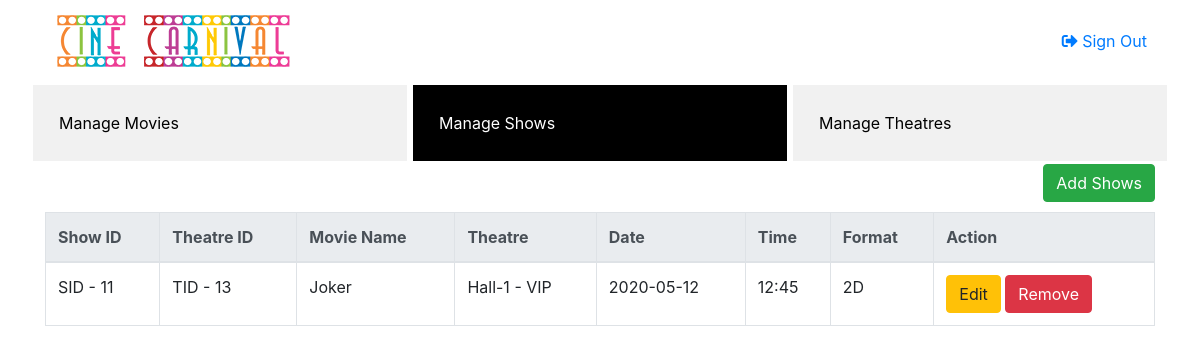
The page /PHP/Dash/show/index.php on the database as committed earlier.
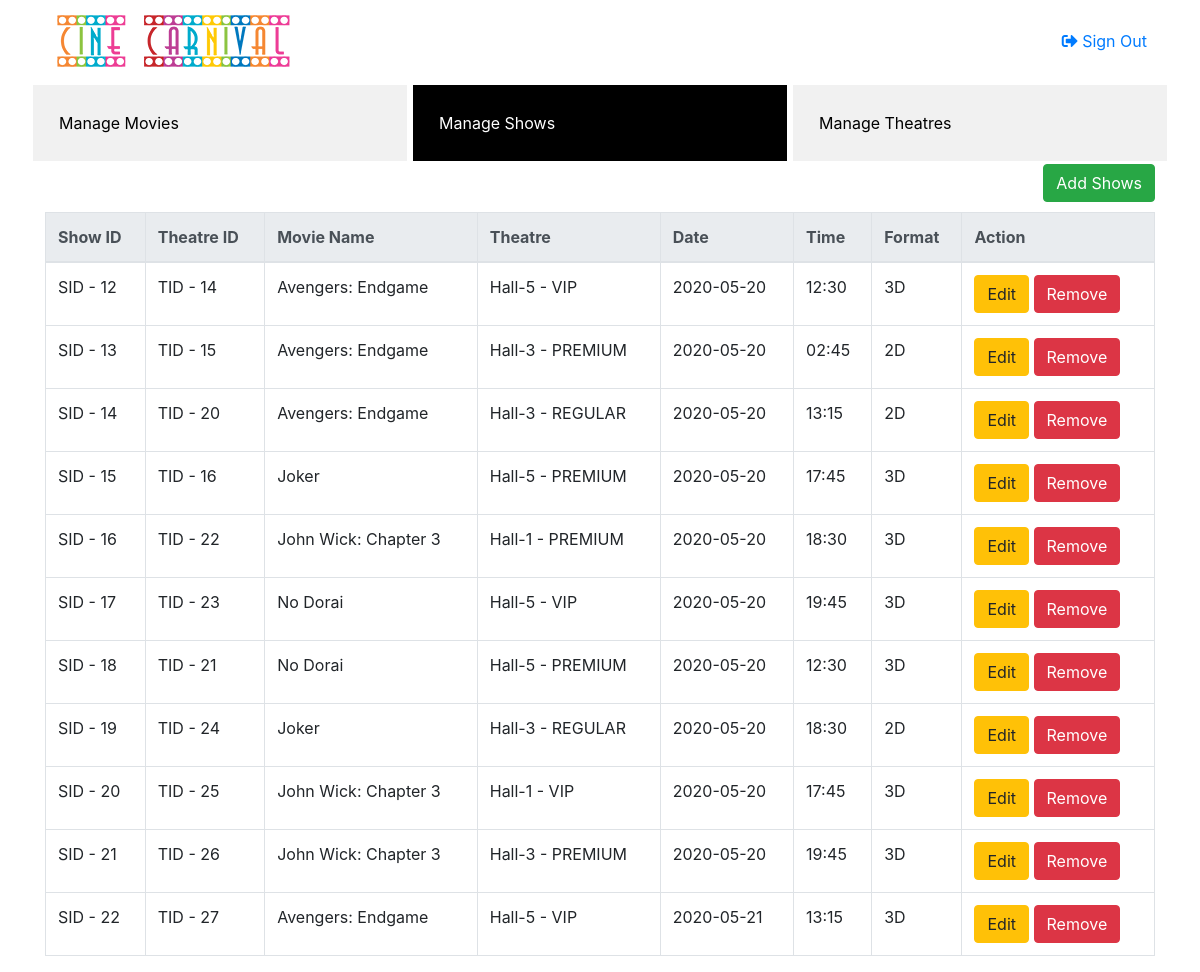
The same page on the database as committed later.
### tables this page shows
CREATE TABLE `shows` (
  `s_id` int(6) NOT NULL,
  `movie_id` int(11) NOT NULL,
  `theatre_id` int(11) NOT NULL,
  `show_date` date NOT NULL,
  `show_time` time NOT NULL,
  `show_status` varchar(20) NOT NULL,
  `show_type` varchar(20) NOT NULL
);

CREATE TABLE `theatre` (
  `theatre_id` int(6) NOT NULL,
  `s_id` int(4) DEFAULT NULL,
  `theatre_name` varchar(30) NOT NULL,
  `total_seat` int(2) NOT NULL DEFAULT 50,
  `available_seat` int(2) NOT NULL DEFAULT 50,
  `sold_seat` int(2) DEFAULT 0,
  `theatre_type` varchar(20) NOT NULL
);

CREATE TABLE `movie` (
  `mv_id` int(11) NOT NULL,
  `name` varchar(50) NOT NULL,
  `cast` varchar(150) NOT NULL,
  `director` varchar(30) NOT NULL,
  `release_date` date NOT NULL,
  `genre` varchar(50) NOT NULL,
  `trailer_link` varchar(300) DEFAULT 'No trailer currently',
  `cover_pic` varchar(300) NOT NULL,
  `runtime` time NOT NULL,
  `plot` varchar(1500) DEFAULT 'No plot currently...',
  `language` varchar(10) DEFAULT 'English',
  `format` varchar(2) DEFAULT '2D',
  `status` varchar(20) NOT NULL
);

### PHP/Dash/show/index.php (the view, shortened to what this page needs)
<!DOCTYPE html>
<html lang="en">
	<head>
		<link rel="stylesheet" href="https://maxcdn.bootstrapcdn.com/bootstrap/4.4.1/css/bootstrap.min.css">
		<link rel="stylesheet" type="text/css" href="style.css">
		<link rel="stylesheet" href="https://cdnjs.cloudflare.com/ajax/libs/font-awesome/5.13.0/css/all.min.css">
	</head>
<body>
<header>
	<div class="d-flex flex-row flex-nowrap sm-flex-wrap  header-section container">
		<div class="p-2 mr-2">
			<a href="#"><img src="CineCarnival.png" alt="No Image..."></a>
		</div>
		<div class="p-2 align-self-center d-sm-none d-md-block d-none d-sm-block mr-0 pr-0">
		</div>
		<div class="p-2 align-self-center  mr-auto d-sm-none d-md-block d-none d-sm-block ml-0 pl-0">
		</div>
		<div class="p-2 align-self-center header-anchor">
		</div>
		<div class="p-2 align-self-center">
			<a href="..\..\SignInPage.php" style="text-decoration: none;"><i class="fas fa-sign-out-alt"></i>  Sign Out</a>
		</div>
	</div>
</header>
	<div class="container">
		<div class="row">
			<div class="col-lg-4 sidebar p-0">
			<a href="..\movie/index.php">Manage Movies</a>
			</div>
			<div class="col-lg-4 sidebar p-0">
			<a class="active" href="index.php">Manage Shows</a>
			</div>
			<div class="col-lg-4 sidebar p-0">
			<a href="..\theatre/index.php">Manage Theatres</a>
			</div>
		</div>
	</div>
	<div class="container">
		<button type="button" class="btn btn-success" style="float: right;" data-toggle="modal" data-target="#form_modal"> Add Shows</button>
		<br /><br />
		<table class="table table-bordered">
			<thead class="thead-light">
				<tr>
					<th>Show ID</th>
					<th>Theatre ID</th>
					<th>Movie Name</th>
					<th>Theatre</th>
					<th>Date</th>
					<th>Time</th>
					<th>Format</th>
					<th>Action</th>
				</tr>
			</thead>
			<tbody style="background-color:#fff;">
				<?php
					require 'conn.php';
					$query = mysqli_query($conn, "SELECT s.s_id,s.show_status,s.show_date,s.show_time,s.show_type, t.theatre_name,t.theatre_id, t.theatre_type, m.name FROM shows AS s LEFT JOIN theatre AS t ON t.theatre_id=s.theatre_id LEFT join movie AS m on s.movie_id=m.mv_id") or die(mysqli_error());
					while($fetch = mysqli_fetch_array($query)){
				?>
				<tr>
					<td><?php echo "SID - ".$fetch['s_id']?></td>
					<td><?php echo "TID - ".$fetch['theatre_id']?></td>
					<td><?php echo $fetch['name']?></td>
					<td><?php echo $fetch['theatre_name']." - ".$fetch['theatre_type']?></td>
					<td><?php echo $fetch['show_date']?></td>
					<td><?php echo substr($fetch['show_time'],0,5)?></td>
					<td><?php echo $fetch['show_type']?></td>
					<td><button class="btn btn-warning" data-toggle="modal" type="button" data-target="#update_modal<?php echo $fetch['s_id']?>"> Edit</button>
					<a href="delete.php?delete=<?php echo $fetch['s_id']; ?>" class="btn btn-danger">
                        Remove
                    </a>
					</td>
				</tr>
				<?php
					include 'update_movie.php';
					}
				?>
</body>
</html>

Rows that differ between the two databases and show on the page:
removed shows: s_id "11", theatre.theatre_id "13", movie.name "Joker", theatre.theatre_name "Hall-1", theatre.theatre_type "VIP", show_date "2020-05-12", show_time "12:45", show_type "2D"
added shows: s_id "12", theatre.theatre_id "14", movie.name "Avengers: Endgame", theatre.theatre_name "Hall-5", theatre.theatre_type "VIP", show_date "2020-05-20", show_time "12:30", show_type "3D"
added shows: s_id "13", theatre.theatre_id "15", movie.name "Avengers: Endgame", theatre.theatre_name "Hall-3", theatre.theatre_type "PREMIUM", show_date "2020-05-20", show_time "02:45", show_type "2D"
added shows: s_id "14", theatre.theatre_id "20", movie.name "Avengers: Endgame", theatre.theatre_name "Hall-3", theatre.theatre_type "REGULAR", show_date "2020-05-20", show_time "13:15", show_type "2D"
added shows: s_id "15", theatre.theatre_id "16", movie.name "Joker", theatre.theatre_name "Hall-5", theatre.theatre_type "PREMIUM", show_date "2020-05-20", show_time "17:45", show_type "3D"
added shows: s_id "16", theatre.theatre_id "22", movie.name "John Wick: Chapter 3", theatre.theatre_name "Hall-1", theatre.theatre_type "PREMIUM", show_date "2020-05-20", show_time "18:30", show_type "3D"
added shows: s_id "17", theatre.theatre_id "23", movie.name "No Dorai", theatre.theatre_name "Hall-5", theatre.theatre_type "VIP", show_date "2020-05-20", show_time "19:45", show_type "3D"
added shows: s_id "18", theatre.theatre_id "21", movie.name "No Dorai", theatre.theatre_name "Hall-5", theatre.theatre_type "PREMIUM", show_date "2020-05-20", show_time "12:30", show_type "3D"
added shows: s_id "19", theatre.theatre_id "24", movie.name "Joker", theatre.theatre_name "Hall-3", theatre.theatre_type "REGULAR", show_date "2020-05-20", show_time "18:30", show_type "2D"
added shows: s_id "20", theatre.theatre_id "25", movie.name "John Wick: Chapter 3", theatre.theatre_name "Hall-1", theatre.theatre_type "VIP", show_date "2020-05-20", show_time "17:45", show_type "3D"
added shows: s_id "21", theatre.theatre_id "26", movie.name "John Wick: Chapter 3", theatre.theatre_name "Hall-3", theatre.theatre_type "PREMIUM", show_date "2020-05-20", show_time "19:45", show_type "3D"
added shows: s_id "22", theatre.theatre_id "27", movie.name "Avengers: Endgame", theatre.theatre_name "Hall-5", theatre.theatre_type "VIP", show_date "2020-05-21", show_time "13:15", show_type "3D"
